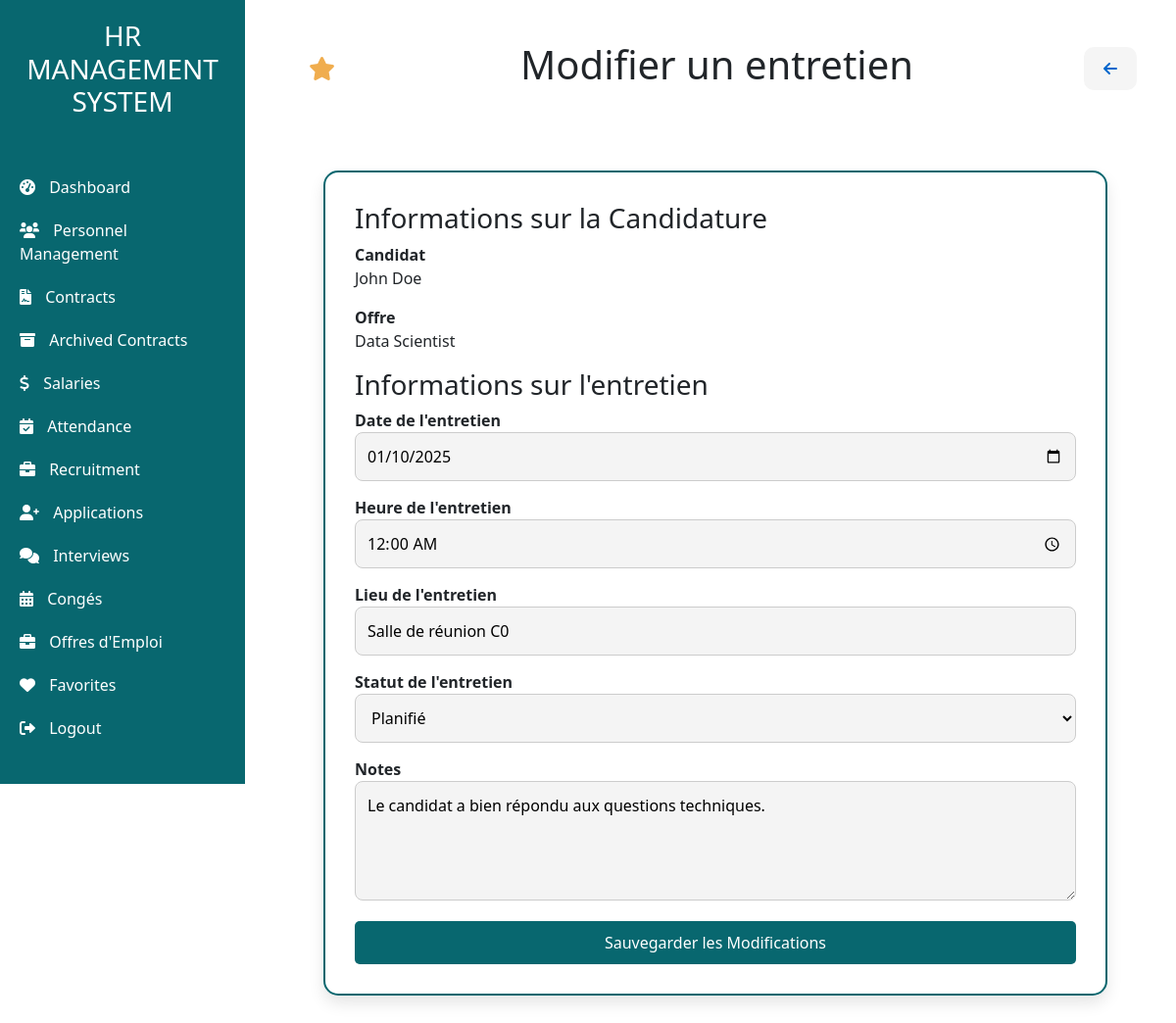
The page /Entretien/modifier/1 (signed in) on the database its author committed.
### recrutement/models.py (models this page shows, shortened)
class Entretien(models.Model):
    id_entretien = models.AutoField(primary_key=True)
    id_candidature = models.ForeignKey(Candidature, on_delete=models.CASCADE, related_name="entretiens")  # Cascade delete
    date_entretien = models.DateTimeField(verbose_name=_("Interview Date"))
    lieu_entretien = models.CharField(max_length=255, verbose_name=_("Interview Location"))
    statut_entretien = models.CharField(max_length=50, verbose_name=_("Interview Status"), default="Scheduled")
    notes = models.TextField(verbose_name=_("Interview Notes"), null=True, blank=True)
    class Meta:
        verbose_name = _("Entretien")
        verbose_name_plural = _("Entretiens")

class Candidature(models.Model):
    class StatutCandidatureChoices(models.TextChoices):
        EN_ATTENTE = 'En attente', _('En attente')
        ACCEPTE = 'Accepté', _('Accepté')
        REJETE = 'Rejeté', _('Rejeté')
    id_candidature = models.AutoField(primary_key=True)
    id_offre = models.ForeignKey(Offre_emploi, on_delete=models.CASCADE, related_name="candidatures")  # Cascade delete
    nom_candidat = models.CharField(max_length=100, verbose_name=_("Candidate Name"))
    email_candidat = models.EmailField(verbose_name=_("Candidate Email"), null=True, blank=True)
    telephone_candidat = models.IntegerField(verbose_name=_("Candidate Telephone"), null=True, blank=True)
    cv = models.FileField(upload_to='candidatures/cv/', verbose_name=_("Resume"))
    lettre_motivation = models.TextField(verbose_name=_("Cover Letter"), null=True, blank=True)
    date_candidature = models.DateTimeField(default=timezone.now, verbose_name=_("Application Date"))
    statut_candidature = models.CharField(
        max_length=20,
        choices=StatutCandidatureChoices.choices,
        default=StatutCandidatureChoices.EN_ATTENTE,
        verbose_name=_("Application Status"),
    )
    class Meta:
        verbose_name = _("Candidature")
        verbose_name_plural = _("Candidatures")
        ordering = ['-date_candidature']

class Offre_emploi(models.Model):
    class StatutChoices(models.TextChoices):
        ACTIF = 'Actif', _('Active')
        EXPIRE = 'Expire', _('Expired')
        EN_ATTENTE = 'En attente', _('Pending')
    id_offre = models.AutoField(primary_key=True)
    titre = models.CharField(max_length=300, verbose_name=_("Title"))
    description = models.TextField(verbose_name=_("Description"), default='No description provided')
    statut = models.CharField(
        max_length=20,
        choices=StatutChoices.choices,
        default=StatutChoices.EN_ATTENTE,
        verbose_name=_("Status"),
    )
    date_publication = models.DateField(verbose_name=_("Publication Date"))
    date_expiration = models.DateField(null=True, blank=True, verbose_name=_("Expiration Date"))
    lieu = models.CharField(max_length=255, verbose_name=_("Location"), default="Not specified")
    type_contrat = models.CharField(max_length=100, verbose_name=_("Contract Type"), default="Not specified")
    class Meta:
        verbose_name = _("Job Offer")
        verbose_name_plural = _("Job Offers")
        ordering = ['-date_publication']

### recrutement/views.py (the view, shortened to what this page needs)
# urls.py: path('Entretien/modifier/<int:entretien>', recrutement_views.modifier_entretien, name='modifier_entretien'),
@login_required
def modifier_entretien(request, entretien):
    entretien_instance = get_object_or_404(Entretien, id_entretien=entretien)
    return render(request, 'entretien/modifier_entretien.html', {'entretien': entretien_instance
                                                                 , 'current_url': request.path.lstrip('/')})

### recrutement/templates/entretien/modifier_entretien.html (shortened to what this page needs)
<!DOCTYPE html>
<html lang="en">
<head>
    <link href="https://cdn.jsdelivr.net/npm/bootstrap@5.3.0/dist/css/bootstrap.min.css" rel="stylesheet">
</head>
<body>
    {% extends "base.html" %}
    {% block content %}
    <div class="main-content">
        <div class="d-flex justify-content-between align-items-center mb-4">
            <form method="post" action="{% url 'ajouter_favoris' current_url=current_url %}">
                <button type="submit" class="favorite-btn" title="Add to Favorites">
                    <i class="fas fa-star"></i>
                </button>
            </form>
            <h1>Modifier un entretien</h1>
            <a href="javascript:history.back()" class="go-back-btn" title="Go Back">
                <i class="fas fa-arrow-left"></i>
            </a>
        </div>
    <div class="main-content">
        <div class="frame-container">
            <h3>Informations sur la Candidature</h3>
            <div>
                <label>Candidat</label>
                <p>{{ entretien.id_candidature.nom_candidat }}</p>
            </div>
            <div>
                <label>Offre</label>
                <p>{{ entretien.id_candidature.id_offre.titre }}</p>
            </div>
            <h3>Informations sur l'entretien</h3>
            <form method="POST">
                <div>
                    <label for="date_entretien">Date de l'entretien</label>
                    <input type="date" id="date_entretien" name="date_entretien" value="{{ entretien.date_entretien|date:'Y-m-d' }}" required>
                </div>
                <div>
                    <label for="heure_entretien">Heure de l'entretien</label>
                    <input type="time" id="heure_entretien" name="heure_entretien" value="{{ entretien.date_entretien|date:'H:i' }}" required>
                </div>
                <div>
                    <label for="lieu_entretien">Lieu de l'entretien</label>
                    <input type="text" id="lieu_entretien" name="lieu_entretien" value="{{ entretien.lieu_entretien }}" placeholder="Lieu de l'entretien" required>
                </div>
                <div>
                    <label for="statut_entretien">Statut de l'entretien</label>
                    <select id="statut_entretien" name="statut_entretien" required>
                        <option value="planifié" {% if entretien.statut_entretien == "planifié" %}selected{% endif %}>Planifié</option>
                    </select>
                </div>
                <div>
                    <label for="notes">Notes</label>
                    <textarea id="notes" name="notes" rows="4" placeholder="Notes sur l'entretien">{{ entretien.notes }}</textarea>
                </div>
                <button type="submit" class="btn-custom">Sauvegarder les Modifications</button>
            </form>
        </div>
    </div>
    {% endblock %}

### recrutement/templates/entretien/modifier_entretien.html (style rules this page uses)
body { font-family: 'Roboto', sans-serif; background-color: #e5f5f5; color: #333; }
.main-content { padding: 20px; }
label { font-weight: bold; }
.frame-container { background-color: #fff; padding: 30px; border-radius: 15px; box-shadow: 0 8px 16px rgba(0, 0, 0, 0.1); margin: 30px auto; max-width: 800px; border: 2px solid #08676F; }
.btn-custom { background-color: #08676F; color: #fff; text-decoration: none; padding: 10px 15px; border-radius: 5px; transition: background-color 0.3s; }
form { display: flex; flex-direction: column; gap: 15px; }
form input, form select, form textarea { width: 100%; padding: 12px; border-radius: 8px; border: 1px solid #ccc; background-color: #f4f4f4; font-size: 16px; transition: border 0.3s; }
form button { padding: 12px 15px; background-color: #08676F; color: white; border: none; border-radius: 5px; transition: background-color 0.3s; }
.go-back-btn { background-color: #f5f5f5; color: #0066cc; border: none; padding: 10px 20px; font-size: 1rem; font-weight: bold; border-radius: 10px; transition: background-color 0.3s ease; }
.favorite-btn { background-color: transparent; border: none; color: #f0ad4e; font-size: 1.5rem; cursor: pointer; transition: color 0.3s ease; }

### rows shown on the page
Entretien: id_candidature.nom_candidat "John Doe", id_candidature.id_offre.titre "Data Scientist", date_entretien "01/10/2025", heure_entretien "00:00", lieu_entretien "Salle de réunion C0", statut_entretien "Planifié", notes "Le candidat a bien répondu aux questions techniques."
